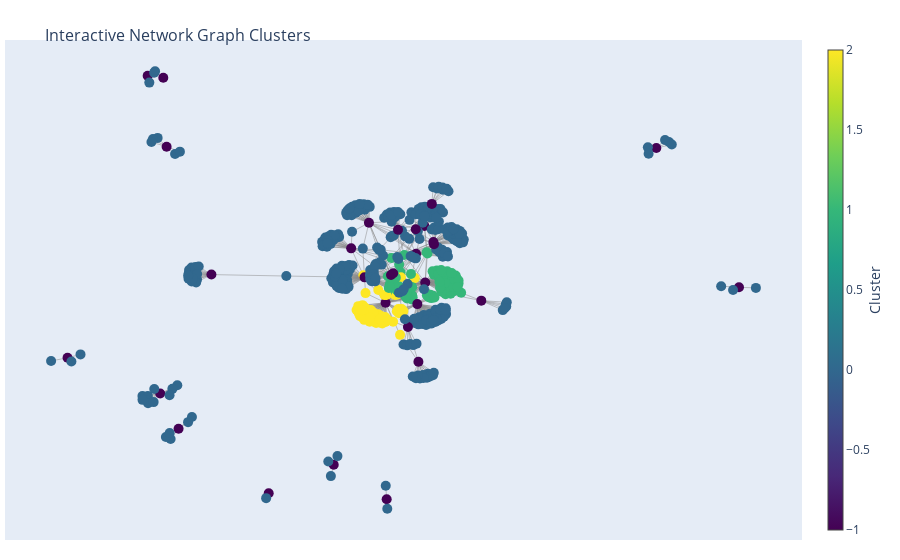

The code cell stored with this chart in its notebook:
### Code cell
# Create the graph
G = nx.Graph()

# Add edges
for _, row in network_data_with_labels.iterrows():
    G.add_edge(row['owner_twitter_username'], row['address'], weight=1)

# Get positions for all nodes
pos = nx.spring_layout(G)

# Extract cluster information and node positions
node_color = []
node_x = []
node_y = []
for node in G.nodes():
    x, y = pos[node]
    node_x.append(x)
    node_y.append(y)
    if node in network_data_with_labels['address'].values:
        node_color.append(network_data_with_labels.loc[network_data_with_labels['address'] == node, 'cluster_kmeans'].values[0])
    else:
        node_color.append(-1)  # Default value for nodes without cluster info

# Create the plotly figure
edge_trace = go.Scatter(
    x=[],
    y=[],
    line=dict(width=0.5, color='#888'),
    hoverinfo='none',
    mode='lines'
)

for edge in G.edges():
    x0, y0 = pos[edge[0]]
    x1, y1 = pos[edge[1]]
    edge_trace['x'] += (x0, x1, None)
    edge_trace['y'] += (y0, y1, None)

node_trace = go.Scatter(
    x=node_x,
    y=node_y,
    mode='markers',
    hoverinfo='text',
    marker=dict(
        showscale=True,
        colorscale='Viridis',
        color=node_color,
        size=10,
        colorbar=dict(
            thickness=15,
            title='Cluster',
            xanchor='left',
            titleside='right'
        ),
    )
)

node_text = []
for node in G.nodes():
    if node not in network_data_with_labels['address'].values:
        node_text.append(node)
    else:
        node_text.append('')  # Empty string for address nodes

node_trace.text = node_text

fig = go.Figure(data=[edge_trace, node_trace],
                layout=go.Layout(
                    title='<br>Interactive Network Graph Clusters',
                    titlefont_size=16,
                    showlegend=False,
                    hovermode='closest',
                    margin=dict(b=20, l=5, r=5, t=40),
                    annotations=[dict(
                        text="",
                        showarrow=False,
                        xref="paper", yref="paper"
                    )],
                    xaxis=dict(showgrid=False, zeroline=False, showticklabels=False),
                    yaxis=dict(showgrid=False, zeroline=False, showticklabels=False))
                )

fig.show()

### Figure 1 — Plotly figure (JSON) as saved in the notebook; plotly's stock layout.template omitted (floating-point values rounded to 4 significant figures; data arrays with more than 128 entries replaced by an {"elided": "..."} marker saying what was removed)
{"data": [{"hoverinfo": "none", "line": {"color": "#888", "width": 0.5}, "mode": "lines", "type": "scatter", "x": {"elided": "1857 float values"}, "y": {"elided": "1857 float values"}}, {"hoverinfo": "text", "marker": {"color": {"elided": "479 int values"}, "colorbar": {"thickness": 15, "title": {"side": "right", "text": "Cluster"}, "xanchor": "left"}, "colorscale": [[0, "#440154"], [0.1111, "#482878"], [0.2222, "#3e4989"], [0.3333, "#31688e"], [0.4444, "#26828e"], [0.5556, "#1f9e89"], [0.6667, "#35b779"], [0.7778, "#6ece58"], [0.8889, "#b5de2b"], [1, "#fde725"]], "showscale": true, "size": 10}, "mode": "markers", "text": {"elided": "479 str values"}, "type": "scatter", "x": {"elided": "479 float values"}, "y": {"elided": "479 float values"}}], "layout": {"annotations": [{"showarrow": false, "text": "", "xref": "paper", "yref": "paper"}], "hovermode": "closest", "margin": {"b": 20, "l": 5, "r": 5, "t": 40}, "showlegend": false, "title": {"font": {"size": 16}, "text": "<br>Interactive Network Graph Clusters"}, "xaxis": {"showgrid": false, "showticklabels": false, "zeroline": false}, "yaxis": {"showgrid": false, "showticklabels": false, "zeroline": false}}}
